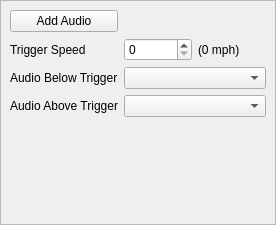
<?xml version="1.0" encoding="UTF-8"?>
<ui version="4.0">
 <class>EditAudioWidget</class>
 <widget class="QWidget" name="EditAudioWidget">
  <property name="geometry">
   <rect>
    <x>0</x>
    <y>0</y>
    <width>276</width>
    <height>225</height>
   </rect>
  </property>
  <property name="windowTitle">
   <string>Form</string>
  </property>
  <layout class="QVBoxLayout" name="verticalLayout">
   <property name="spacing">
    <number>0</number>
   </property>
   <property name="leftMargin">
    <number>0</number>
   </property>
   <property name="topMargin">
    <number>0</number>
   </property>
   <property name="rightMargin">
    <number>0</number>
   </property>
   <property name="bottomMargin">
    <number>0</number>
   </property>
   <item>
    <widget class="QScrollArea" name="scrollArea">
     <property name="widgetResizable">
      <bool>true</bool>
     </property>
     <widget class="QWidget" name="scrollAreaWidgetContents">
      <property name="geometry">
       <rect>
        <x>0</x>
        <y>0</y>
        <width>274</width>
        <height>223</height>
       </rect>
      </property>
      <layout class="QGridLayout" name="gridLayout">
       <item row="3" column="0">
        <widget class="QLabel" name="lblAbove">
         <property name="text">
          <string>Audio Above Trigger</string>
         </property>
        </widget>
       </item>
       <item row="1" column="2">
        <widget class="QLabel" name="lblMph">
         <property name="text">
          <string>(0 mph)</string>
         </property>
        </widget>
       </item>
       <item row="2" column="0">
        <widget class="QLabel" name="lblBelow">
         <property name="text">
          <string>Audio Below Trigger</string>
         </property>
        </widget>
       </item>
       <item row="1" column="0">
        <widget class="QLabel" name="lblSpeed">
         <property name="text">
          <string>Trigger Speed</string>
         </property>
        </widget>
       </item>
       <item row="0" column="0">
        <widget class="QPushButton" name="pbAudio">
         <property name="text">
          <string>Add Audio</string>
         </property>
        </widget>
       </item>
       <item row="1" column="1">
        <widget class="QSpinBox" name="sbSpeed">
         <property name="minimum">
          <number>0</number>
         </property>
         <property name="maximum">
          <number>65535</number>
         </property>
         <property name="singleStep">
          <number>1</number>
         </property>
         <property name="value">
          <number>0</number>
         </property>
        </widget>
       </item>
       <item row="4" column="0">
        <spacer name="verticalSpacer">
         <property name="orientation">
          <enum>Qt::Vertical</enum>
         </property>
         <property name="sizeHint" stdset="0">
          <size>
           <width>20</width>
           <height>40</height>
          </size>
         </property>
        </spacer>
       </item>
       <item row="2" column="1" colspan="2">
        <widget class="QComboBox" name="cbBelow"/>
       </item>
       <item row="3" column="1" colspan="2">
        <widget class="QComboBox" name="cbAbove"/>
       </item>
      </layout>
     </widget>
    </widget>
   </item>
  </layout>
 </widget>
 <resources/>
 <connections/>
</ui>
